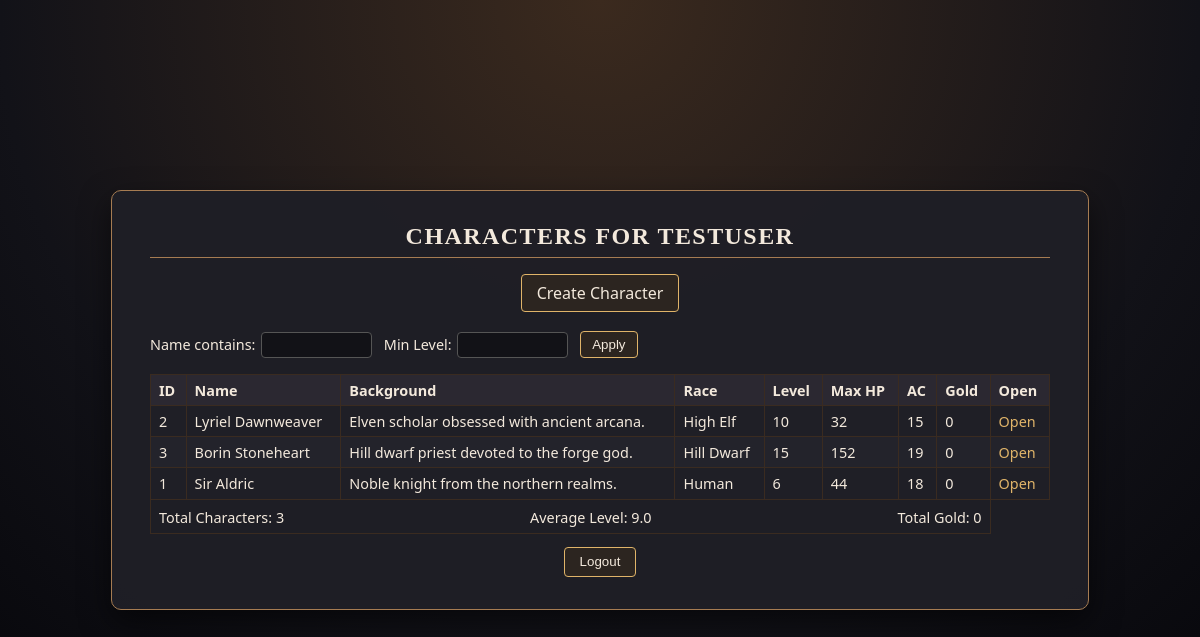
/list?sort=background&dir=asc (signed in), run on the app's committed database.
### tables this page shows
CREATE TABLE User(
userid INTEGER PRIMARY KEY AUTOINCREMENT,
username TEXT UNIQUE NOT NULL,
passw TEXT NOT NULL
);

CREATE TABLE Character(
characterid INTEGER PRIMARY KEY AUTOINCREMENT,
userid INTEGER REFERENCES User(userid),
background TEXT NOT NULL,
iscompanion INTEGER CHECK(iscompanion >= 0) DEFAULT NULL, 
name TEXT,
playername TEXT,
electrum INTEGER CHECK(electrum >= 0) DEFAULT 0,
gold INTEGER CHECK(gold >= 0) DEFAULT 0,
silver INTEGER CHECK(silver >= 0) DEFAULT 0,
copper INTEGER CHECK(copper >= 0) DEFAULT 0,
platinum INTEGER CHECK(platinum >= 0) DEFAULT 0,
ownerid INTEGER REFERENCES Character(characterid) DEFAULT NULL
);

### MyFlask.py (the view)
@app.route("/list")
def list_characters():
    conn = sqlite3.connect("DnDCharacterManager.db")
    cursor = conn.cursor()
    user_id = session.get("userid")
    if not user_id:
        conn.close()
        return redirect("/login")
    sort = request.args.get("sort", "name")
    direction = request.args.get("dir", "asc").lower()
    direction = "DESC" if direction == "desc" else "ASC"
    min_level = request.args.get("min_level", type=int)
    search = request.args.get("search", default="")
    sort_columns = {
        "id": "c.characterid",
        "name": "c.name",
        "background": "c.background",
        "race": "race_name",
        "level": "max_class_level",
        "maxhp": "total_maxhp",
        "ac": "ac",
        "gold": "c.gold",
    }
    order_by = sort_columns.get(sort, "c.name")
    params = [user_id]
    where_extra = ""
    if search:
        where_extra += " AND c.name LIKE ?"
        params.append(f"%{search}%")
    having_clause = ""
    if min_level is not None:
        having_clause = "HAVING max_class_level >= ?"
        params.append(min_level)
    cursor.execute(f"""
        SELECT
            c.characterid,
            c.name,
            c.background,
            COALESCE(r.name, 'Unknown') AS race_name,
            COALESCE(MAX(cl.classlevel), 0) AS max_class_level,
            COALESCE(SUM(cl.maxhitpoints), 0) AS total_maxhp,
            COALESCE(s.armorclass, 0) AS ac,
            c.gold,
            c.silver,
            c.electrum,
            c.copper,
            c.platinum
        FROM Character c
        LEFT JOIN Race r ON r.characterid = c.characterid
        LEFT JOIN Class cl ON cl.characterid = c.characterid
        LEFT JOIN Stats s ON s.characterid = c.characterid
        WHERE c.userid = ? AND c.iscompanion = 0
        {where_extra}
        GROUP BY
            c.characterid, c.name, c.background,
            race_name, ac,
            c.gold, c.silver, c.electrum, c.copper, c.platinum
        {having_clause}
        ORDER BY {order_by} {direction}
    """, params)
    characters = cursor.fetchall()
    cursor.execute("""
        SELECT
            COUNT(DISTINCT c.characterid) AS char_count,
            COALESCE(AVG(cl.classlevel), 0) AS avg_level,
            COALESCE(SUM(c.gold), 0) AS total_gold
        FROM Character c
        LEFT JOIN Class cl ON cl.characterid = c.characterid
        WHERE c.userid = ? AND c.iscompanion = 0
    """, (user_id,))
    summary_row = cursor.fetchone()
    summary = {
        "char_count": summary_row[0],
        "avg_level": round(summary_row[1], 2) if summary_row[1] is not None else 0,
        "total_gold": summary_row[2],
    }
    cursor.execute("SELECT username FROM User WHERE userid = ?", (user_id,))
    username = cursor.fetchone()[0]
    conn.close()
    return render_template(
        "list.html",
        characters=characters,
        username=username,
        summary=summary,
        current_sort=sort,
        current_dir="desc" if direction == "DESC" else "asc",
        min_level=min_level,
        search=search,
    )

### templates/list.html (shortened to what this page needs)
<!DOCTYPE html>
<html lang="en">
<head>
    <link rel="stylesheet" href="{{ url_for('static', filename='css/list.css') }}">
</head>
<body>
    <div class="list-card">
        <h2>Characters for {{ username }}</h2>
        <div class="list-actions">
            <a href="/charactercreation" class="primary-link">Create Character</a>
        </div>
        <form class="filter-row" method="get" action="{{ url_for('list_characters') }}">
            <label>
                Name contains:
                <input type="text" name="search" value="{{ search or '' }}">
            </label>
            <label>
                Min Level:
                <input type="number" name="min_level" min="0"
                    value="{{ min_level if min_level is not none }}">
            </label>
            <button type="submit">Apply</button>
        </form>
        <table class="character-table">
            <thead>
                <tr>
                    <th>
                        <a href="{{ url_for('list_characters', sort='id',
                                            dir='desc' if current_sort=='id' and current_dir=='asc' else 'asc') }}">
                            ID
                        </a>
                    </th>
                    <th>
                        <a href="{{ url_for('list_characters', sort='name',
                                            dir='desc' if current_sort=='name' and current_dir=='asc' else 'asc') }}">
                            Name
                        </a>
                    </th>
                    <th>
                        <a href="{{ url_for('list_characters', sort='background',
                                            dir='desc' if current_sort=='background' and current_dir=='asc' else 'asc') }}">
                            Background
                        </a>
                    </th>
                    <th>
                        <a href="{{ url_for('list_characters', sort='race',
                                            dir='desc' if current_sort=='race' and current_dir=='asc' else 'asc') }}">
                            Race
                        </a>
                    </th>
                    <th>
                        <a href="{{ url_for('list_characters', sort='level',
                                            dir='desc' if current_sort=='level' and current_dir=='asc' else 'asc') }}">
                            Level
                        </a>
                    </th>
                    <th>
                        <a href="{{ url_for('list_characters', sort='maxhp',
                                            dir='desc' if current_sort=='maxhp' and current_dir=='asc' else 'asc') }}">
                            Max HP
                        </a>
                    </th>
                    <th>
                        <a href="{{ url_for('list_characters', sort='ac',
                                            dir='desc' if current_sort=='ac' and current_dir=='asc' else 'asc') }}">
                            AC
                        </a>
                    </th>
                    <th>
                        <a href="{{ url_for('list_characters', sort='gold',
                                            dir='desc' if current_sort=='gold' and current_dir=='asc' else 'asc') }}">
                            Gold
                        </a>
                    </th>
                    <th>Open</th>
                </tr>
            </thead>
            <tbody>
                {% for c in characters %}
                    <tr>
                        <td>{{ c[0] }}</td>
                        <td>{{ c[1] }}</td>
                        <td>{{ c[2] }}</td>
                        <td>{{ c[3] }}</td>
                        <td>{{ c[4] }}</td>
                        <td>{{ c[5] }}</td>
                        <td>{{ c[6] }}</td>
                        <td>{{ c[7] }}</td>
                        <td>
                            <a href="{{ url_for('character', cid=c[0]) }}" class="choose-link">Open</a>
                        </td>
                    </tr>
                {% endfor %}
            </tbody>
            <tfoot>
                <tr>
                    <td colspan="8">
                        <div class="summary-row">
                            <span>Total Characters: {{ summary.char_count }}</span>
                            <span>Average Level: {{ summary.avg_level }}</span>
                            <span>Total Gold: {{ summary.total_gold }}</span>
                        </div>
                    </td>
                </tr>
            </tfoot>
        </table>
        <button type="button" id="logoutButton">Logout</button>
    </div>
</body>
</html>

### static/css/list.css (style rules this page uses)
body { margin: 0; min-height: 100vh; display: flex; align-items: center; justify-content: center; font-family: system-ui, -apple-system, BlinkMacSystemFont, "Segoe UI", sans-serif; background: radial-gradient(circle at top, #3b2a1e 0, #121218 60%, #050509 100%); color: #f3e9dc; }
.list-card { width: 100%; max-width: 900px; padding: 2rem 2.4rem; background: rgba(31, 31, 38, 0.96); border-radius: 10px; border: 1px solid #a67c52; box-shadow: 0 12px 30px rgba(0, 0, 0, 0.55); }
.list-card h2 { margin: 0 0 1rem; text-align: center; font-family: "Georgia", "Times New Roman", serif; letter-spacing: 0.06em; text-transform: uppercase; border-bottom: 1px solid #a67c52; padding-bottom: 0.4rem; }
.list-actions { text-align: center; margin: 0.8rem 0 1.2rem; }
.primary-link { display: inline-block; padding: 0.45rem 0.9rem; border-radius: 4px; border: 1px solid #e0b469; background: #2c2520; color: #f3e9dc; text-decoration: none; font-weight: 500; }
.character-table { width: 100%; border-collapse: collapse; font-size: 0.9rem; }
.character-table th, .character-table td { border: 1px solid #3a2b20; padding: 0.35rem 0.5rem; text-align: left; }
.character-table th { background: #2b2831; }
.character-table th a { color: #f3e9dc; text-decoration: none; }
.character-table tbody tr:nth-child(even) { background: #23232b; }
.character-table tbody tr:nth-child(odd) { background: #1f1f26; }
.summary-row { display: flex; justify-content: space-between; font-size: 0.9rem; padding-top: 0.2rem; }
.choose-link { color: #e0b469; text-decoration: none; }
#logoutButton { display: block; margin: 0.8rem auto 0; border-radius: 4px; border: 1px solid #e0b469; background: #2c2520; color: #f3e9dc; padding: 0.4rem 0.9rem; cursor: pointer; font-weight: 500; }
.filter-row { display: flex; align-items: center; gap: 0.75rem; margin: 0 0 1rem; font-size: 0.9rem; }
.filter-row input[name="search"] { width: 10rem; }
.filter-row input[type="text"], .filter-row input[type="number"] { padding: 0.25rem 0.4rem; border-radius: 4px; border: 1px solid #555; background: #121217; color: #f3e9dc; font-size: 0.9rem; width: 6rem; }
.filter-row button { border-radius: 4px; border: 1px solid #e0b469; background: #2c2520; color: #f3e9dc; padding: 0.3rem 0.7rem; cursor: pointer; }
.filter-row label { display: flex; align-items: center; gap: 0.35rem; }

### data on the page
User: username "TESTUSER"
Character: characterid "2", name "Lyriel Dawnweaver", background "Elven scholar obsessed with ancient arcana.", c "High Elf", c "10", c "32", c "15", gold "0"
Character: characterid "3", name "Borin Stoneheart", background "Hill dwarf priest devoted to the forge god.", c "Hill Dwarf", c "15", c "152", c "19", gold "0"
Character: characterid "1", name "Sir Aldric", background "Noble knight from the northern realms.", c "Human", c "6", c "44", c "18", gold "0"

### other printed values
{{ summary.char_count }} "3"
{{ summary.avg_level }} "9.0"
{{ summary.total_gold }} "0"
